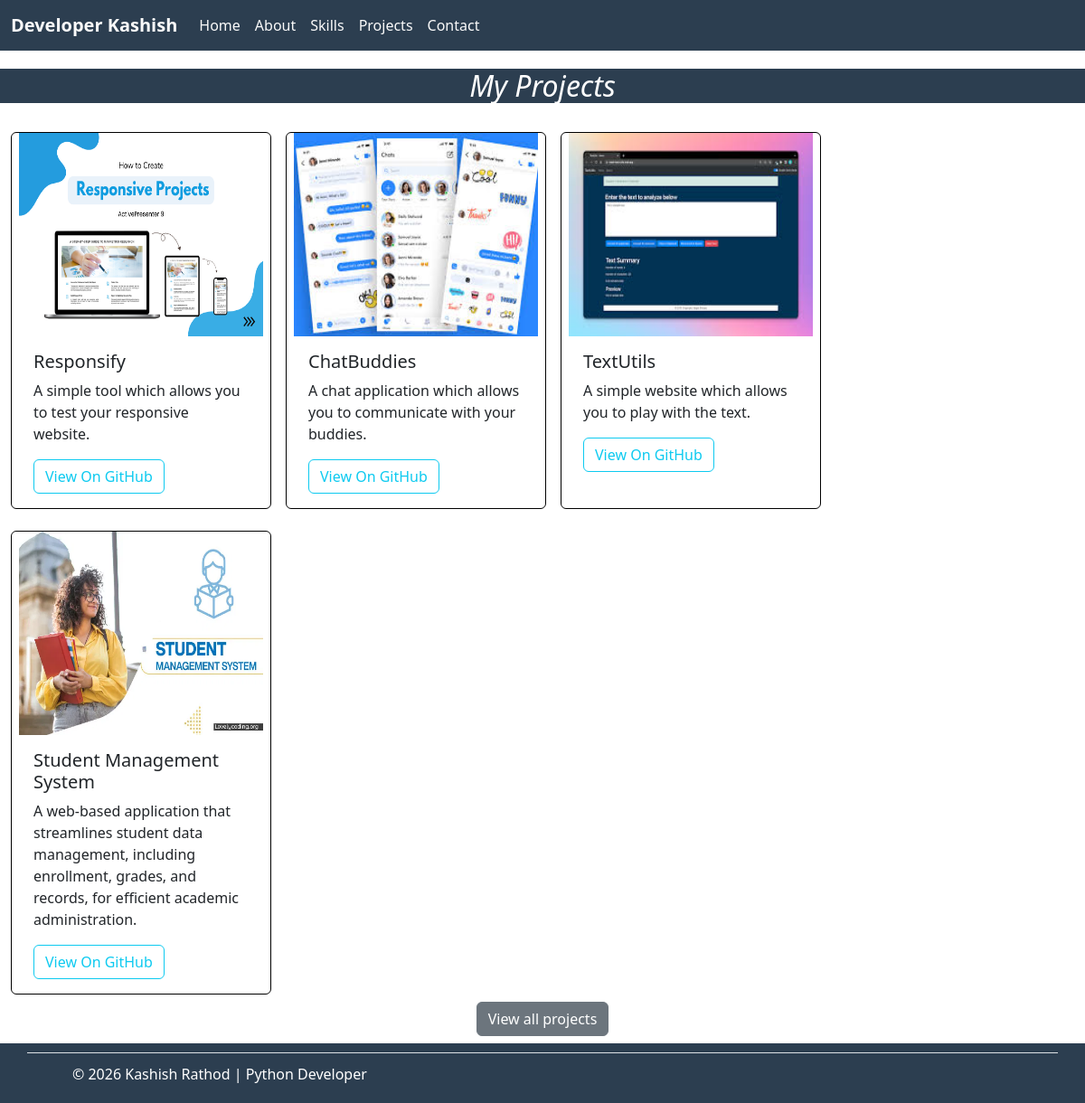
The app's page /projects with its own data.
### home/models.py (models this page shows, shortened)
class Project(models.Model):
    title = models.CharField(max_length=30)
    desc = models.TextField()
    image = models.ImageField(upload_to='images/')  # Store images in media folder
    github_link = models.URLField()

### home/views.py (the view)
# urls.py: path('projects',views.projects,name='projects'),
def projects(request):
    project = Project.objects.all()
    return render(request,'projects.html',{'project':project})

### templates/projects.html (shortened to what this page needs)
{% extends "index.html" %}
{% block body %}
<div class="container-heading">
    <h2><i class="las la-angle-double-right">My Projects</i></h2>
</div>
<div class="row row-cols-1 row-cols-sm-2 row-cols-md-3 row-cols-lg-4 g-3 mt-2 mx-1">
    {% for project in project %}
    <div class="card mx-2 mb-2" style="width: 18rem;border-color:black;">
        <img src="{{ project.image.url }}" class="img-fluid" style="height: 225px;width:400px"
            alt="{{ project.title }}">
        <div class="card-body">
            <h5 class="card-title">{{ project.title }}</h5>
            <p class="card-text">{{ project.desc }}</p>
            <a href="{{ project.github_link }}" class="btn btn-outline-info" target="_blank">View On GitHub</a>
        </div>
    </div>
    {% endfor %}
</div>
<div class="container text-center mb-2">
    <button type="button" class="btn btn-secondary">
        View all projects</button>
</div>
{% endblock body%}

### templates/index.html (shortened to what this page needs)
{% load static %}
<!DOCTYPE html>
<html lang="en">
<head>
  <link rel="stylesheet" href="{% static 'css/index.css' %}">
  <link href="https://cdn.jsdelivr.net/npm/bootstrap@5.3.3/dist/css/bootstrap.min.css" rel="stylesheet"
 />
  <link rel="stylesheet"
    href="https://maxst.icons8.com/vue-static/landings/line-awesome/line-awesome/1.3.0/css/line-awesome.min.css">
</head>
<body>
  <nav class="navbar navbar-expand-lg navbar-cadetblue bg-cadetblue">
    <div class="container-fluid">
      <a class="navbar-brand text-color" href="/home">Developer Kashish</a>
      <div class="collapse navbar-collapse" id="navbarSupportedContent">
        <ul class="navbar-nav me-auto mb-2 mb-lg-0">
          <li class="nav-item"><a class="nav-link text-color" href="/home">Home</a></li>
          <li class="nav-item "><a class="nav-link text-color" href="/about">About</a></li>
          <li class="nav-item "><a class="nav-link text-color" href="/skills">Skills</a></li>
          <li class="nav-item "><a class="nav-link text-color" href="/projects">Projects</a></li>
          <li class="nav-item "><a class="nav-link text-color" href="/contact">Contact</a></li>
        </ul>
      </div>
    </div>
  </nav>
  <div class="main-content">
    {% block body %}
    {% endblock body %}
  </div>
  <footer class="footer">
    <div class="container d-flex flex-wrap justify-content-between align-items-center border-top">
      <div class="col-md-4 d-flex align-items-center">
        <a href="/" class="me-2 text-white text-decoration-none lh-1">
          <svg class="bi" width="30" height="24">
            <use xlink:href="#bootstrap" />
          </svg>
        </a>
        <span>&copy; 2026 Kashish Rathod | Python Developer</span>
      </div>
      <ul class="nav col-md-4 justify-content-end list-unstyled d-flex">
        <a href="#"></a>
        <a href="#"></a>
      </ul>
    </div>
  </footer>
</body>
</html>

### static/css/index.css (style rules this page uses)
.container-heading { font-size: larger; font-weight: bold; }
.bg-cadetblue { background-color:#2c3e50 !important; }
.text-color { color: rgb(250, 250, 250) !important; font-weight: bolder; }
.container-heading h2 { text-align: center; font-size: 2rem; margin-bottom: 1rem; color: #ffffff; background-color: #2c3e50; margin-top: 20px; }

### templates/index.html (style rules this page uses)
html, body { height: 100%; margin: 0; padding: 0; display: flex; flex-direction: column; }
.main-content { flex: 1; }
.footer { background-color: #2c3e50; color: white; width: 100%; text-align: center; padding: 10px 0; }

### records on screen
Project: image (picture), title "Responsify", desc "A simple tool which allows you to test your responsive website."
Project: image (picture), title "ChatBuddies", desc "A chat application which allows you to communicate with your buddies."
Project: image (picture), title "TextUtils", desc "A simple website which allows you to play with the text."
Project: image (picture), title "Student Management System", desc "A web-based application that streamlines student data management, including enrollment, grades, and records, for efficient academic administration."
